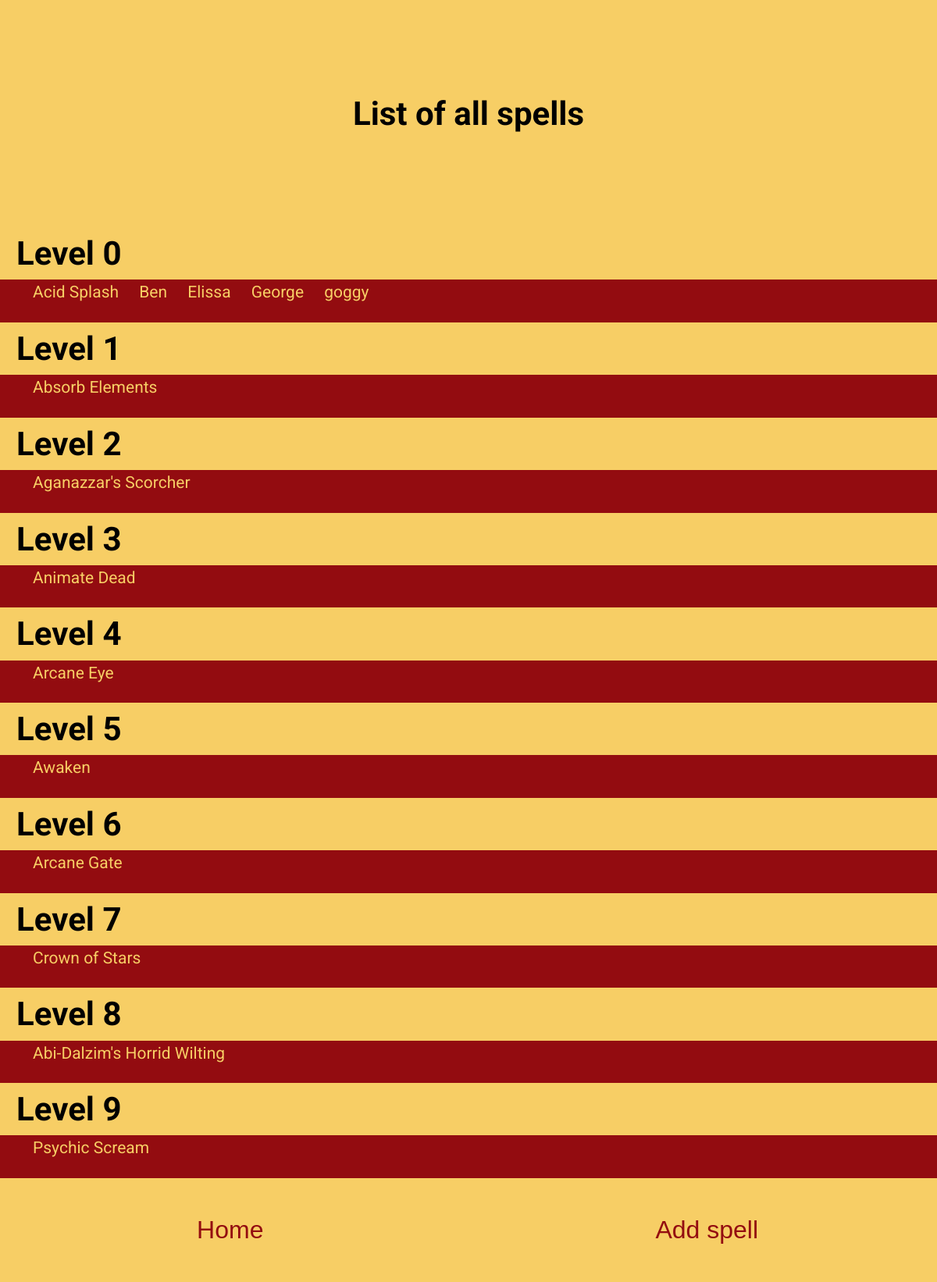
Before: /spell-view with the older database file.
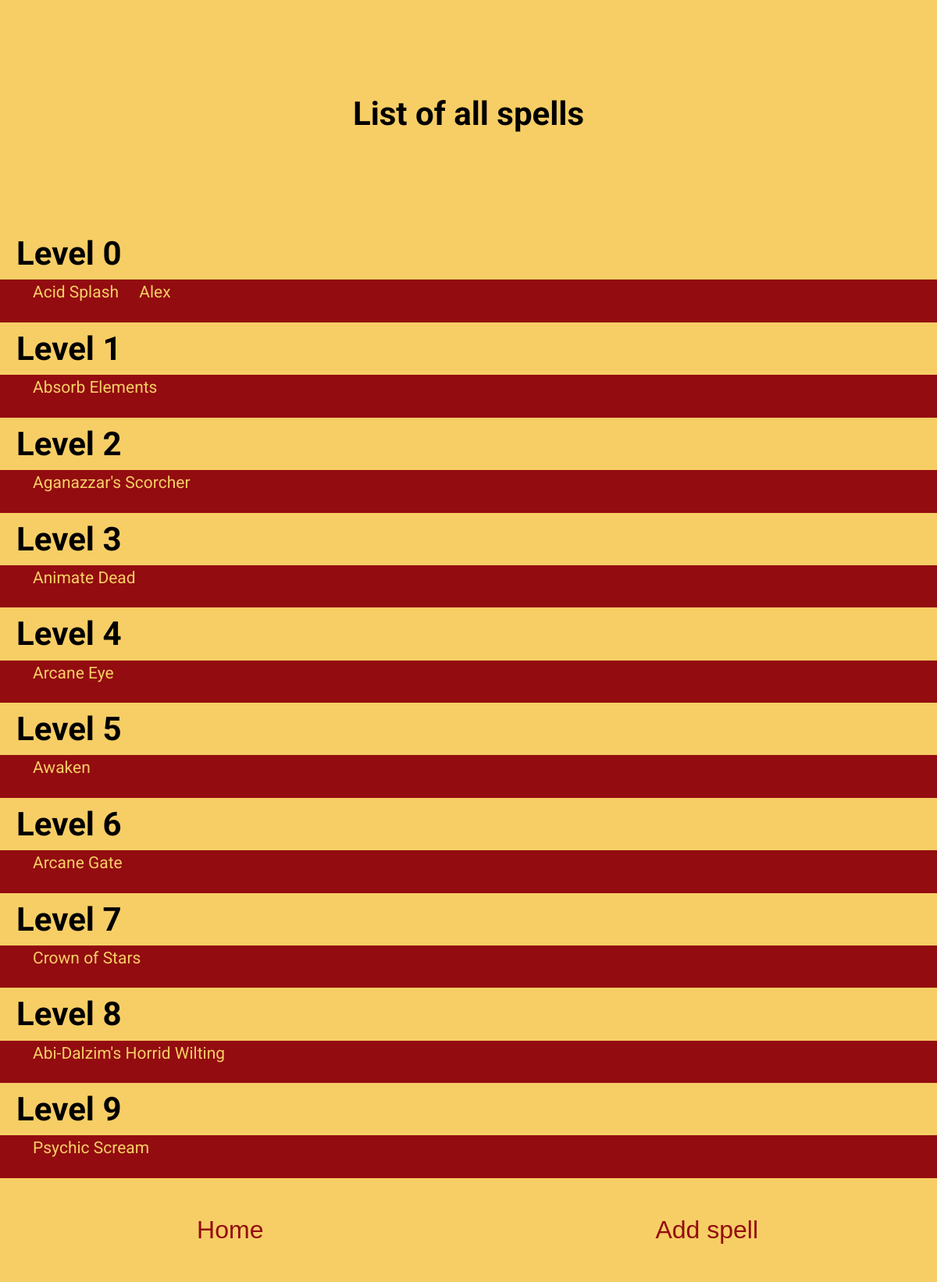
After: the same page with the newer database file.
### tables this page shows
CREATE TABLE spell (id INTEGER PRIMARY KEY, spell_level TEXT, spell_name TEXT UNIQUE, description, at_higher_levels TEXT);

### website-python-code.py (the view)
@app.route('/spell-view')
def spell_view():
    db = sqlite3.connect(DATABASE)
    cursor = db.cursor()
    cursor.execute('SELECT spell_name, spell_level FROM spell ORDER BY spell_level, spell_name ASC')
    level_to_spells = []
    for name, level in cursor.fetchall():
        level = int(level)
        while level >= len(level_to_spells):
            level_to_spells.append([])
        level_to_spells[level].append(name)
    return render_template('spell_view.html', spells = level_to_spells)

### templates/spell_view.html
{% extends 'layout.html' %}
{% block body %}
<header class="bg-light text-center">
    <div class="container conatiner--narrow">
        <h1>List of all spells</h1>
    </div>
</header>
<div class="spell-result-primary">
    {% for i in range(10) %}
        <h1>Level {{ i }}</h1>
        <div class="testing">{% for spell in spells[i] %}
        <a href=" /spell/{{ spell }}"><p class="spell-view">{{ spell }}</p></a>
        {% endfor %}</div>
        {% endfor %}
</div>
<div class="call-to-action-inverse-colour-two-column">
    <form  action="{{ url_for('home_page') }}" method="GET">
        <button class="button-cta-inverse-colour" type="submit">Home</button>
    </form>
    <form  action="{{ url_for('add_spell_input') }}" method="GET">
        <button class="button-cta-inverse-colour" type="submit">Add spell</button>
    </form>
</div>
{% endblock %}

### templates/layout.html (shortened to what this page needs)
<!DOCTYPE html>
<html lang="en">
<head>
    <link rel="stylesheet" href="/static/style.css">
</head>
<body>
    {% block body %}
    {% endblock %}
</body>
</html>

### static/style.css (style rules this page uses)
:root { --clr-primary-200: #F7CE65; --clr-primary-500: #930C10; --clr-primary-800: #290000; --clr-primary-100: #fffebd; --clr-neutral-000: #ffffff; --clr-neutral-900: #030303; --ff-primary: 'Roboto', sans-serif; --ff-accent: 'Playfair Display', serif; }
* { margin: 0; padding: 0; }
*, *::before, *::after { box-sizing: border-box; }
body { font-family: var(--ff-primary); font-weight: 400; font-size: 1.3125rem; line-height: 1.6; background-color: var(--clr-primary-200); }
body, h1, h2 h3, p { margin: 0; }
h2, h3, p { margin-bottom: 1em; }
.text-center { text-align: center; }
header, section { padding: 4rem 0; }
@media (min-width: 40em) { header, section { padding: 7rem 0; } }
.container { margin-inline: auto; width: min(90%, 70.5rem); }
.bg-light { background-color: var(--clr-primary-200); }
.testing { background-color: var(--clr-primary-500); }
.spell-view { text-align: left; display: inline-block; }
.spell-result-primary { text-indent: 1em; background-color: var(--clr-primary-200); }
a { text-decoration: underline; color: var(--clr-primary-200); }
* { border-spacing: 0; }
.call-to-action-inverse-colour-two-column { columns: 2; background-color: var(--clr-primary-200); text-align: center; padding: 2rem 0; }
.button-cta-inverse-colour { color: var(--clr-primary-500); background-color: var(--clr-primary-200); font-size: 2rem; border: none; padding: 1rem; }
::placeholder { color: var(--clr-primary-200); }

Changed rows visible on the page:
removed spell: spell_name "Ben", shown under "0"
removed spell: spell_name "Elissa", shown under "0"
removed spell: spell_name "George", shown under "0"
removed spell: spell_name "goggy", shown under "0"
added spell: spell_name "Alex", shown under "0"
